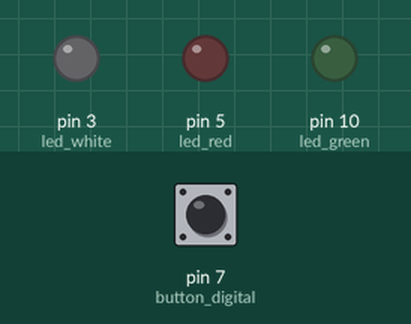
Simulated run of this sketch. Board: Arduino Uno, built with avr-gcc and run on an emulated ATmega328P. Parts: output pins drawn as LEDs (lit = HIGH). Dashed ring = blinking. Inputs (shaded band) come from the test bench; at power-on: pin 7 (button_digital) HIGH.

Above: at 1.2 s.
1.3 s: pin 7 (button_digital) pulled LOW for 0.15 s
At 1.45 s:
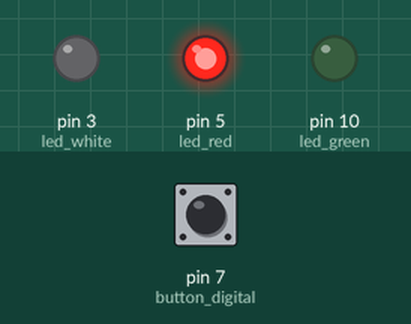
3.1 s: pin 7 (button_digital) pulled LOW for 3.2 s
At 3.35 s:
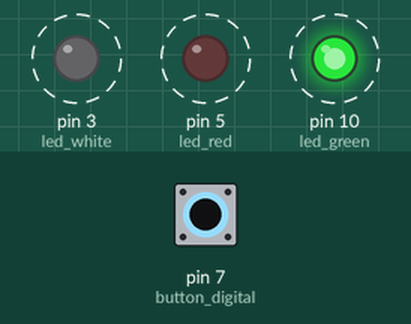
Timing chart, 0 to 7.9 s (numbered marks = the images above; inputs shaded):
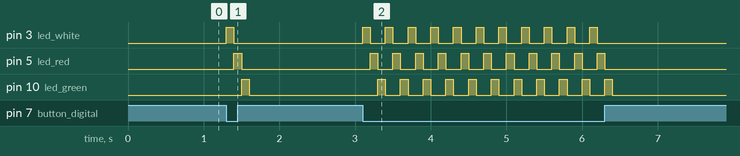

The sketch:

drei_led_welle_mit_taste.ino
```cpp
int led_red = 5;
int led_green = 10;
int led_white = 3;
int button_digital = 7;
int leds[3] = {led_white, led_red, led_green};

void setup() {
  pinMode(led_red,OUTPUT);
  pinMode(led_green,OUTPUT);
  pinMode(led_white, OUTPUT);
  pinMode(button_digital, INPUT_PULLUP);
}

void loop() {
 digitalWrite(led_white, LOW);
 digitalWrite(led_red, LOW);
 digitalWrite(led_green, LOW);
 if (digitalRead(button_digital) == LOW) {
    for (int i = 0; i < 3; i++) {
      digitalWrite(leds[i], HIGH);
      delay(100);
      digitalWrite(leds[i], LOW);
    }
  }
}
```

Measured:
- after the input at 1.3 s, pin 3 (led_white): LOW → HIGH at once, → LOW 0.10 s later; pin 5 (led_red): LOW → HIGH after 0.10 s, → LOW 0.10 s later; pin 10 (led_green): LOW → HIGH after 0.20 s, → LOW 0.10 s later
- after the input at 3.1 s, pin 3 (led_white): alternates HIGH for 0.10 s and LOW for 0.20 s, 22 changes in all, then stays LOW, starting at once; pin 5 (led_red): alternates HIGH for 0.10 s and LOW for 0.20 s, 22 changes in all, then stays LOW, starting after 0.10 s
